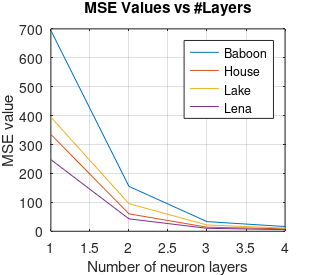

Write MATLAB code to recreate this figure.
% Script que genera la grafica del MSE:
layers = [1 2 3 4];
mseBaboon = [694.35 155.27 33.33 16.42];
mseHouse = [335.01 60.23 14.03 8.40];
mseLake = [394.73 95.36 21.69 10.99];
mseLena = [247.71 42.92 10.21 5.46];


% plot(layers, mseBaboon,'-s','MarkerSize',5,...
%     'MarkerEdgeColor','red','MarkerFaceColor','red', 'color', 'red')
% hold on,
% plot(layers, mseHouse,'-o','MarkerSize',5,...
%    'MarkerEdgeColor','green','MarkerFaceColor','green', 'color', 'green')
% 
% plot(layers, mseLake,'-^','MarkerSize',5,...
%     'MarkerEdgeColor','blue','MarkerFaceColor','blue', 'color', 'blue')
% plot(layers, mseLena,'-v','MarkerSize',5,...
%     'MarkerEdgeColor','mag','MarkerFaceColor','mag', 'color', 'mag')

plot(layers, mseBaboon)
hold on,
plot(layers, mseHouse)

plot(layers, mseLake)
plot(layers, mseLena)

legend('Baboon','House','Lake','Lena')

xlabel('Number of neuron layers')
ylabel('MSE value')

title('MSE Values vs #Layers')

grid

set(gcf,'PaperUnits','centimeters');
set(gcf,'PaperOrientation','portrait');
set(gcf,'PaperPositionMode','manual');
set(gcf,'PaperSize',[8 7]);
set(gcf,'PaperPosition',[0 0 8 7]);
set(gca,'fontsize',10);
%saveas(gcf,'Mifigura.fig','fig');
saveas(gcf,'graficaMSEPoda.pdf','pdf');

%plot(layers, mseBaboon, layers, mseHouse,layers, mseLake,layers, mseLena), legend('Baboon','House','Lake','Lena');